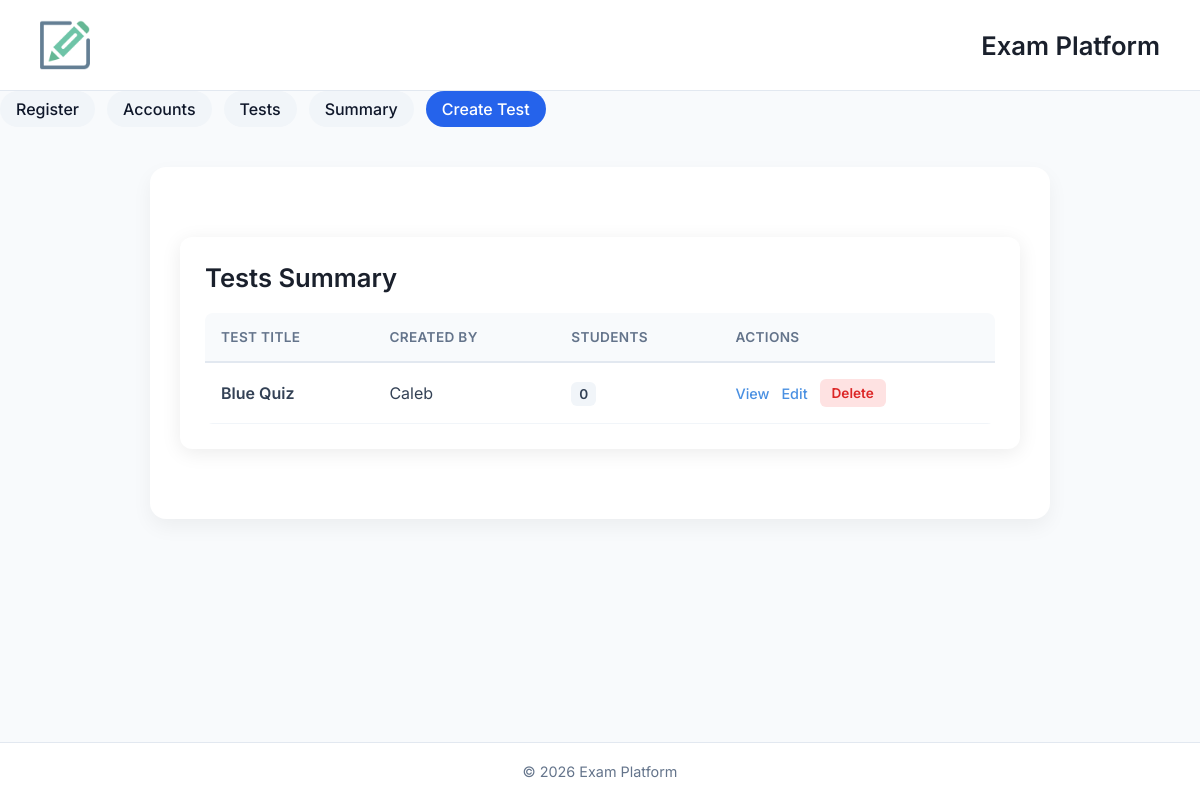
Before: /tests/summary with the older database file.
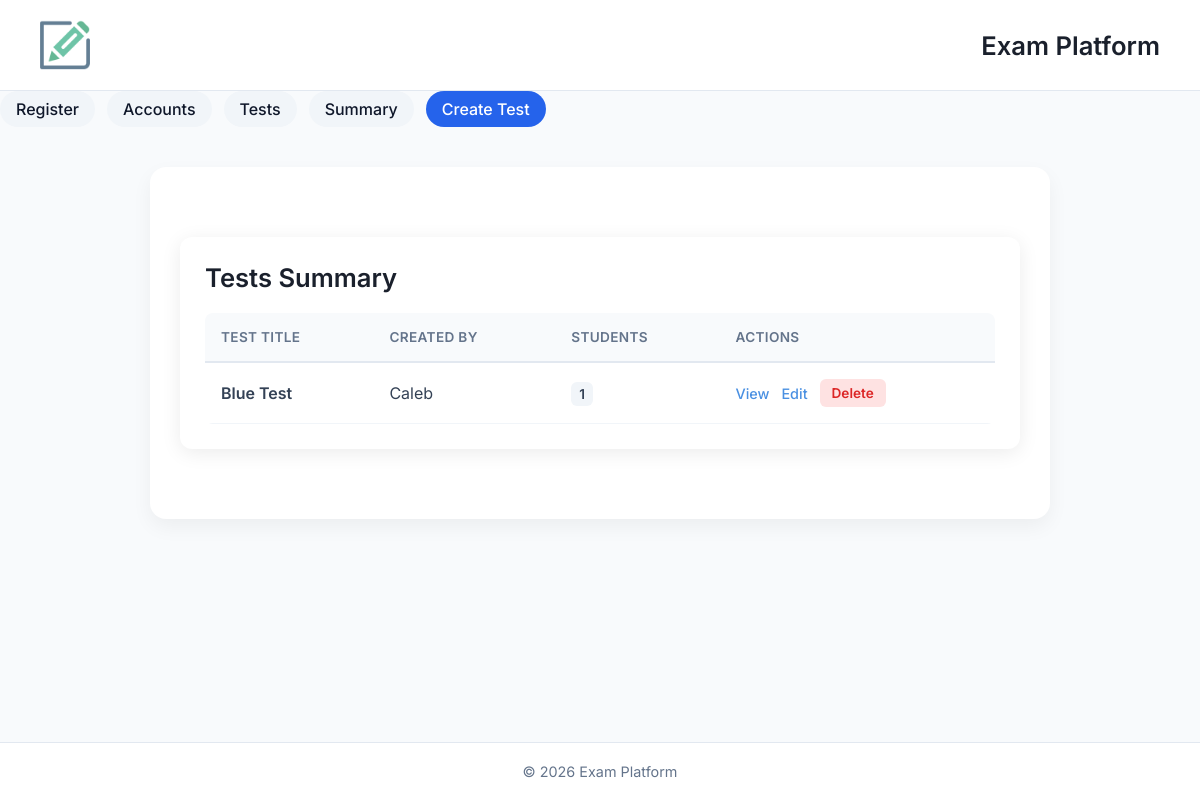
After: the same page with the newer database file.
### app/models/test.py (models this page shows)
class Test(db.Model):
    __tablename__ = "tests"
    id = db.Column(db.Integer, primary_key=True)
    title = db.Column(db.String(255))
    teacher_id = db.Column(db.Integer, db.ForeignKey("users.id"))
    is_timed = db.Column(db.Boolean, default=False)
    duration = db.Column(db.Integer, nullable=True)
    created_at = db.Column(db.DateTime, default=db.func.current_timestamp())
    teacher = db.relationship("User", back_populates="tests_created")
    questions = db.relationship("Question", back_populates="test", lazy=True)
    submissions = db.relationship("Submission", back_populates="test", lazy=True)

### app/models/user.py (models this page shows)
class User(db.Model):
    __tablename__ = "users"
    id = db.Column(db.Integer, primary_key=True)
    name = db.Column(db.String(100))
    email = db.Column(db.String(100))
    role = db.Column(db.Enum("student", "teacher"))
    created_at = db.Column(db.DateTime, default=db.func.current_timestamp())
    submissions = db.relationship("Submission", back_populates="student", foreign_keys="Submission.student_id")
    graded_submissions = db.relationship("Submission", back_populates="grader", foreign_keys="Submission.graded_by")
    tests_created = db.relationship("Test", back_populates="teacher")

### app/routes/routes.py (the view)
@bp.route("/tests/summary")
def tests_summary():
    tests = Test.query.all()
    tests_info = []
    for t in tests:
        student_count = Submission.query.filter_by(test_id=t.id).count()
        tests_info.append({
            "id": t.id,
            "title": t.title,
            "teacher": t.teacher.name if t.teacher else "N/A",
            "student_count": student_count
        })
    return render_template("tests_summary.html", tests=tests_info)

### app/templates/tests_summary.html (shortened to what this page needs)
{% extends "base.html" %}
{% block content %}
<div class="summary-card">
    <div class="table-header">
        <h1>Tests Summary</h1>
    </div>
    <table>
        <thead>
            <tr>
                <th>Test Title</th>
                <th>Created By</th>
                <th>Students</th>
                <th>Actions</th>
            </tr>
        </thead>
        <tbody>
            {% for test in tests %}
            <tr>
                <td style="font-weight: 600;">{{ test.title }}</td>
                <td>{{ test.teacher }}</td>
                <td><span class="count-badge">{{ test.student_count }}</span></td>
                <td>
                    <div class="actions">
                        <a href="/test/{{ test.id }}/summary" class="btn-link">View</a>
                        <a href="/test/{{ test.id }}/edit" class="btn-link">Edit</a>
                        <form method="POST" action="/test/{{ test.id }}/delete" style="margin:0;">
                            <button type="submit" class="btn-delete" onclick="return confirm('Are you sure?')">Delete</button>
                        </form>
                    </div>
                </td>
            </tr>
            {% endfor %}
        </tbody>
    </table>
</div>
{% endblock %}

Changed rows visible on the page:
removed Test: title "Blue Quiz"
added Test: title "Blue Test"
Other visible differences:
new list line: "Caleb"
new list line: "1 View Edit Delete"
list line gone: "Caleb"
list line gone: "0 View Edit Delete"
